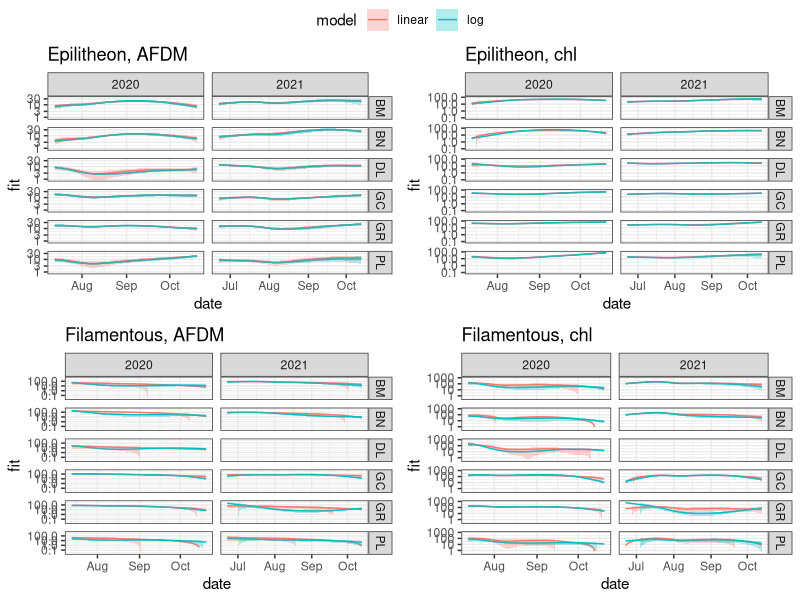
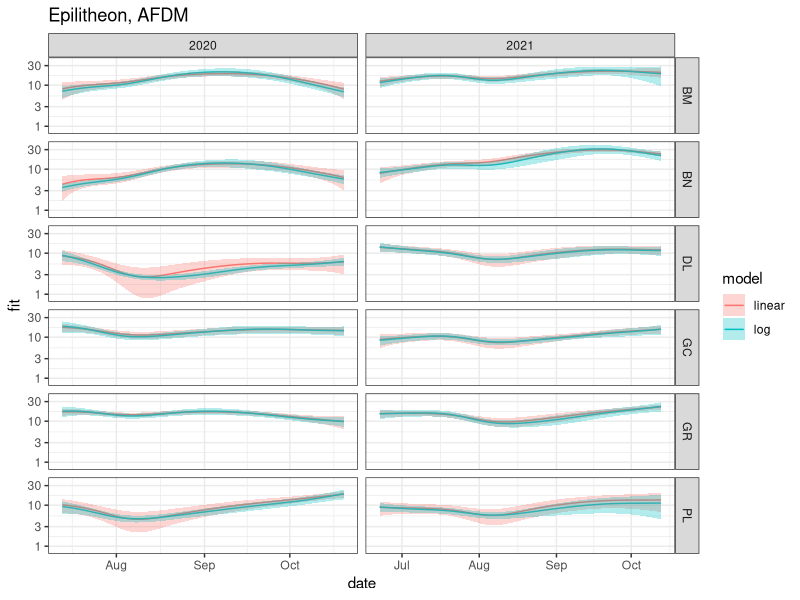
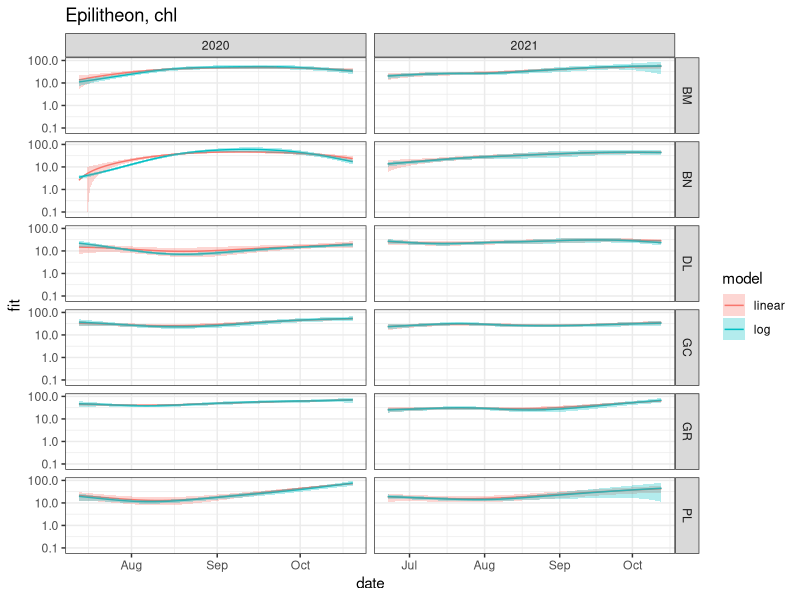
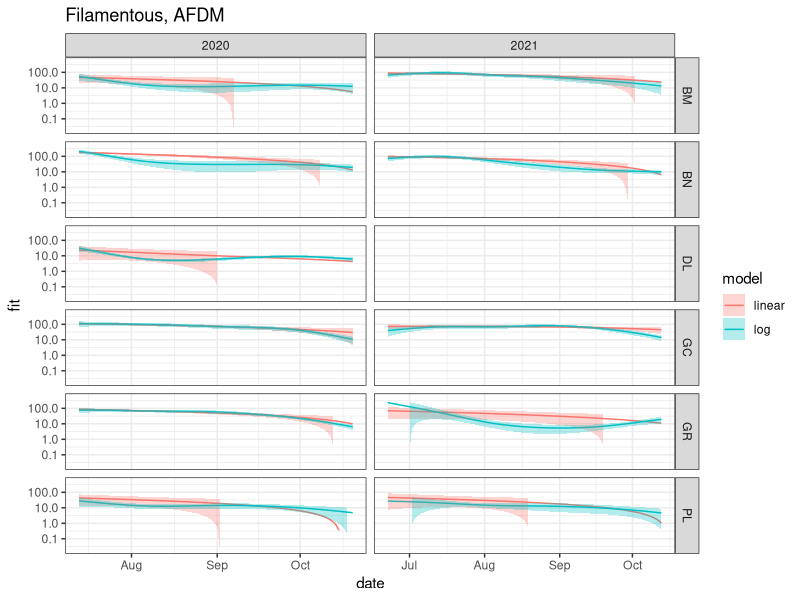
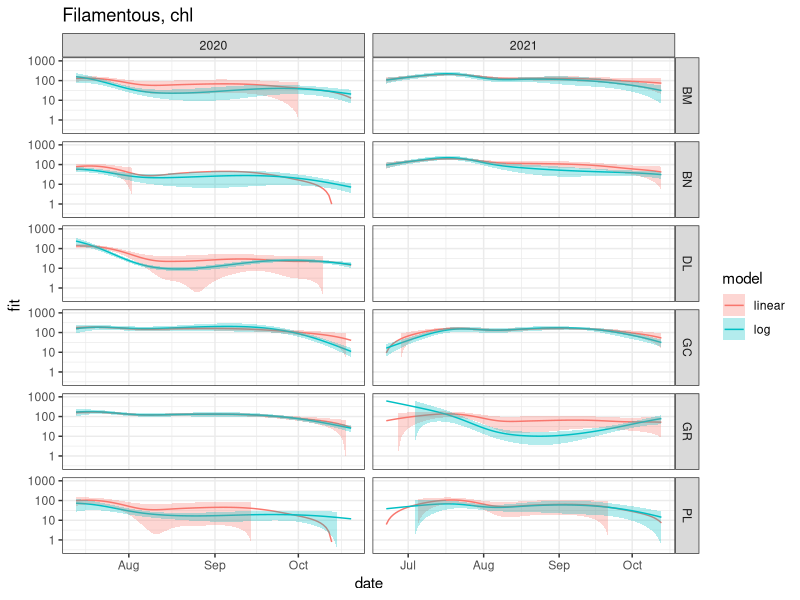

These figures' R source, in order: (Note: this script raises an error after producing the figures.)
#############################################################
# Script to compare across different GAM fits to biomass data
#############################################################

library(tidyverse)

fit_linear <- read_csv('data/biomass_data/linear_gam_fits_biomass.csv') %>%
    mutate(fit = 'linear')
k_linear <- read_csv('data/biomass_data/linear_gam_smoothness_parameter_checks.csv') %>%
    mutate(fit = 'linear')
fit_log <- read_csv('data/biomass_data/log_gamma_gam_fits_biomass.csv') %>%
    mutate(fit = 'log')
k_log <- read_csv('data/biomass_data/log_gamma_gam_smoothness_parameter_checks.csv') %>%
    mutate(fit = 'log')
fit_inv <- read_csv('data/biomass_data/invgamma_gam_fits_biomass.csv') %>%
    mutate(fit = 'inverse')
k_inv <- read_csv('data/biomass_data/invgamma_gam_smoothness_parameter_checks.csv') %>%
    mutate(fit = 'inverse')
fit_idgam <- read_csv('data/biomass_data/idgamma_gam_fits_biomass.csv') %>%
    mutate(fit = 'identity')
k_idgam <- read_csv('data/biomass_data/idgamma_gam_smoothness_parameter_checks.csv') %>%
    mutate(fit = 'identity')

fit <- bind_rows(fit_linear, fit_log)
colnames(fit)
k <- bind_rows(k_linear, k_log, k_inv, k_idgam)

k %>% filter(k. < 2*edf | p.value < 0.05)
# these all look reasonable, some of the p values are significant, but
# none of the edfs are close to their limits (k.)

fit <- fit %>%
    pivot_longer(cols = starts_with(c('epil', 'fila')),
                 names_to = c('biomass_type', 'units', 'stat'),
                 names_pattern = '(^[a-z]+)_([a-z0-9_]+)_([a-z]+$)',
                 values_to = 'value') %>%
    rename(model = fit) %>%
    pivot_wider(names_from = 'stat', values_from = 'value')

ep_afdm <- fit %>%
    filter(units == 'gm2', biomass_type == 'epil') %>%
    ggplot(aes(date, fit, col = model)) +
    geom_line() +
    geom_ribbon(aes(ymax= fit + se, ymin = fit - se, fill = model),
                col = NA, alpha = 0.3) +
    facet_grid(site~year, scales = 'free_x')+
    scale_y_log10()+
    ggtitle('Epilitheon, AFDM') +
    theme_bw()
ep_chla <- fit %>%
    filter(units == 'chla_mgm2', biomass_type == 'epil') %>%
    ggplot(aes(date, fit, col = model)) +
    geom_line() +
    geom_ribbon(aes(ymax= fit + se, ymin = fit - se, fill = model),
                col = NA, alpha = 0.3) +
    facet_grid(site~year, scales = 'free_x')+
    scale_y_log10()+
    ggtitle('Epilitheon, chl') +
    theme_bw()
fi_afdm <- fit %>%
    filter(units == 'gm2', biomass_type == 'fila') %>%
    ggplot(aes(date, fit, col = model)) +
    geom_line() +
    geom_ribbon(aes(ymax= fit + se, ymin = fit - se, fill = model),
                col = NA, alpha = 0.3) +
    facet_grid(site~year, scales = 'free_x')+
    scale_y_log10()+
    ggtitle('Filamentous, AFDM') +
    theme_bw()
fi_chla <- fit %>%
    filter(units == 'chla_mgm2', biomass_type == 'fila') %>%
    ggplot(aes(date, fit, col = model)) +
    geom_line() +
    geom_ribbon(aes(ymax= fit + se, ymin = fit - se, fill = model),
                col = NA, alpha = 0.3) +
    facet_grid(site~year, scales = 'free_x')+
    scale_y_log10(limits = c(0.3, 1000))+
    ggtitle('Filamentous, chl') +
    theme_bw()

ggpubr::ggarrange(ep_afdm, ep_chla, fi_afdm, fi_chla, nrow = 2, ncol = 2,
                  common.legend = TRUE)

ep_afdm
ep_chla
fi_afdm
fi_chla

# Conclusion: they're all pretty similar...
# the two with the best fits to the data are the inverse and log
# Let's compare those two

fit %>%
    select(-se) %>%
    filter(model %in% c('log', 'inverse'), biomass_type == 'fila') %>%
    pivot_wider(values_from = 'fit', names_from = 'model') %>%
    mutate(delta = inverse - log) %>%
    ggplot(aes(date, delta, col = units)) +
    geom_line() +
    facet_grid(site~year, scales = 'free_x')+
    ylim(-20,90)+
    geom_hline(yintercept = 0)

# okay, so they are similar, except the inverse model captures more
# of the dynamics in filamentous chlorophyll. We will go with that one







